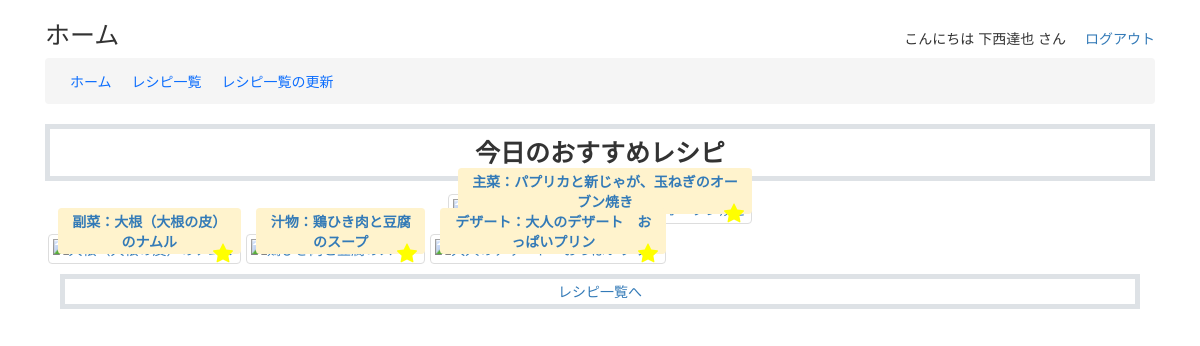
Screenshot of /recipe_app/ (signed in) with the database file from the repository.
### recipe_app/models.py (models this page shows, shortened)
class CustomUser(AbstractUser):
    pass

class Recipe(models.Model):
    name = models.CharField(max_length=200)
    url = models.URLField(max_length=300)
    cooking_category = models.ForeignKey(CookingCategory, on_delete=models.CASCADE)
    img = models.ImageField(upload_to='images/', null=True, blank=True)
    author = models.ForeignKey(Author, on_delete=models.CASCADE)
    servings = models.CharField(max_length=200, null=True, blank=True)
    memo = models.TextField(null=True, blank=True)

### recipe_app/views.py (the view)
# urls.py: path("", index, name="index"),
@login_required
def index(request):
    params = {
        'title': 'ホーム'
    }
    recipe_get_count = 1
    recipe_list = get_recipe(request, params, get_count=recipe_get_count)
    for key in COOKING_CATEGORY_LIST.keys():
        if key not in recipe_list:
            continue
        record = random.choice(recipe_list[key])
        params[key] = record
    return render(request, 'recipe_app/index.html', params)

### recipe_app/get_recipe.py (called while the page is built)
def get_recipe(request, params, get_count):
    user = request.user
    for key, value in COOKING_CATEGORY_LIST.items():
        records = []
        recipe_list = []
        cooking_category = CookingCategory.objects.get(name=value)
        records = list(Recipe.objects.filter(cooking_category=cooking_category, id__in=Favorite.objects.filter(custom_user=user).values_list('recipe_id', flat=True)).order_by('?')[:get_count])
        if not records:
            continue
        for record in records:
            is_favorite = Favorite.objects.filter(custom_user=user, recipe=record, favorite_flg=True).exists()
            recipe_list.append({
                "recipe": record,
                "is_favorite": is_favorite
            })
        params[key] = recipe_list
    return params

### recipe_app/templates/recipe_app/index.html (shortened to what this page needs)
{% load static %}
<!DOCTYPE html>
<html lang="ja">
<head>
    {% include "recipe_app/head.html" %}
</head>
<body class="container">
    {% include "recipe_app/header.html" %}
    <h1 class="border border-5 p-3 mt-0 fs-1 fw-bold">今日のおすすめレシピ</h1>
    <div class="mx-auto text-cente img-max-height-50vh">
        <div class="image-container mt-1">
            {% if main %}
            <a href="{% url 'recipe_detail' recipe_id=main.recipe.id %}">
                <p class="image-label bg-warning-subtle rounded fw-bold">主菜：{{ main.recipe.name }}</p>
            </a>
                {% include "recipe_app/favorite_button.html" with item_id=main.recipe.id is_favorite=main.is_favorite %}
            {% else %}
            <p class="img-thumbnail mx-5 px-3">※「主菜」レシピの登録なし</p>
            {% endif %}
        </div>
    </div>
    <div class="mx-auto mt-3 {% if sub or soup or desert %}d-md-flex{% endif %} justify-content-cente img-max-height-80vh">
        <div class="image-container mx-1">
            {% if sub %}
            <a href="{% url 'recipe_detail' recipe_id=sub.recipe.id %}">
                <p class="image-label bg-warning-subtle rounded fw-bold">副菜：{{ sub.recipe.name }}</p>
            </a>
            {% include "recipe_app/favorite_button.html" with item_id=sub.recipe.id is_favorite=sub.is_favorite %}
            {% else %}
            <p class="img-thumbnail mx-5 px-3">※「副菜」レシピの登録なし</p>
            {% endif %}
        </div>
        <div class="image-container mx-1">
            {% if soup %}
            <a href="{% url 'recipe_detail' recipe_id=soup.recipe.id %}">
                <p class="image-label bg-warning-subtle rounded fw-bold">汁物：{{ soup.recipe.name }}</p>
            </a>
            {% include "recipe_app/favorite_button.html" with item_id=soup.recipe.id is_favorite=soup.is_favorite %}
            {% else %}
            <p class="img-thumbnail mx-5 px-3">※「汁物」レシピの登録なし</p>
            {% endif %}
        </div>
        <div class="image-container mx-1">
            {% if desert %}
            <a href="{% url 'recipe_detail' recipe_id=desert.recipe.id %}">
                <p class="image-label bg-warning-subtle rounded fw-bold">デザート：{{ desert.recipe.name }}</p>
            </a>
            {% include "recipe_app/favorite_button.html" with item_id=desert.recipe.id is_favorite=desert.is_favorite %}
            {% else %}
            <p class="img-thumbnail mx-5 px-3">※「デザート」レシピの登録なし</p>
            {% endif %}
        </div>
    </div>
    <div class="mx-auto mt-3 text-center">
        <div class="d-inline-block container-fluid">
            <a href="{% url 'recipe_list' %}">
                <p class="border border-5 p-1 px-2">レシピ一覧へ</p>
            </a>
        </div>
    </div>
</body>
</html>

### recipe_app/templates/recipe_app/header.html
<header class="bg-white sticky-top">
    <div class="d-flex justify-content-between">
        <h1 class="fs-1">{{ title }}</h1>
        <div class="align-content-end mb-3">
            <span>こんにちは {{ user.username }} さん</span>
            <a class="ms-4" href="{% url 'logout' %}">ログアウト</a>
        </div>
    </div>
    <nav class="nav breadcrumb">
        <a class="nav-link" href="{% url 'index' %}">ホーム</a>
        <a class="nav-link" href="{% url 'recipe_list' %}">レシピ一覧</a>
        <a class="nav-link" href="{% url 'scraping' %}">レシピ一覧の更新</a>
    </nav>
</header>

### recipe_app/static/recipe_app/css/style.css (style rules this page uses)
h1, div { text-align: center; }
.image-container { display: inline-block; position: relative; }
.image-label { position: absolute; bottom: 0; margin-left: 10px; margin-bottom: 10px; font-weight: 500; background-color: white; padding: 3px 10px; }

### rows the page displays
CustomUser: username "下西達也"
Recipe: recipe.name "パプリカと新じゃが、玉ねぎのオーブン焼き"
Recipe: recipe.name "大根（大根の皮）のナムル"
Recipe: recipe.name "鶏ひき肉と豆腐のスープ"
Recipe: recipe.name "大人のデザート おっぱいプリン"

### other values shown
{{ title }} "ホーム"
